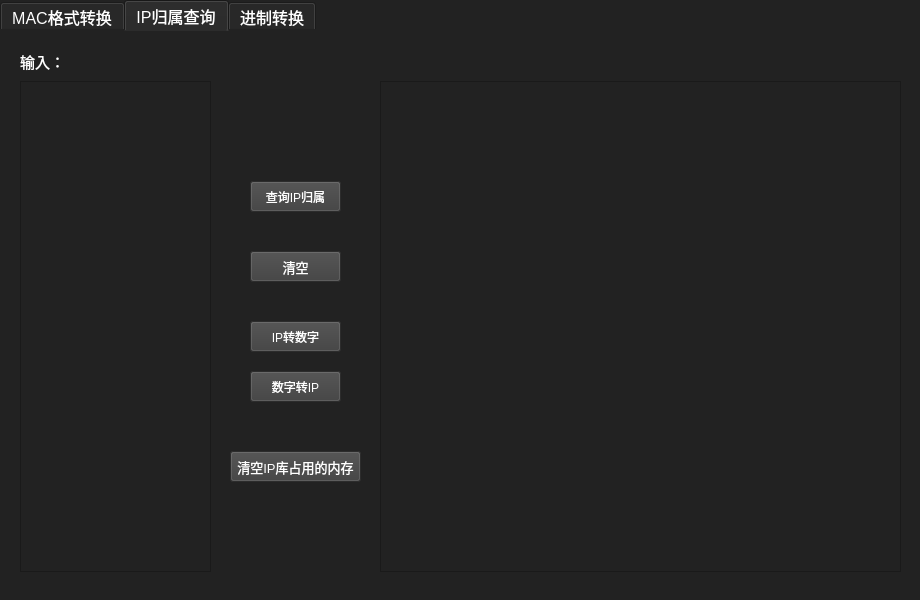
<?xml version="1.0" encoding="UTF-8"?>
<ui version="4.0">
 <class>net_tool</class>
 <widget class="QMainWindow" name="net_tool">
  <property name="geometry">
   <rect>
    <x>0</x>
    <y>0</y>
    <width>920</width>
    <height>600</height>
   </rect>
  </property>
  <property name="minimumSize">
   <size>
    <width>920</width>
    <height>600</height>
   </size>
  </property>
  <property name="maximumSize">
   <size>
    <width>921</width>
    <height>600</height>
   </size>
  </property>
  <property name="windowTitle">
   <string extracomment="by str130">MAC格式转换 v1.06</string>
  </property>
  <property name="styleSheet">
   <string notr="true">background-color: rgb(34, 34, 34);
color: rgb(255, 255, 255);</string>
  </property>
  <widget class="QWidget" name="centralwidget">
   <widget class="QTabWidget" name="tab_select">
    <property name="enabled">
     <bool>true</bool>
    </property>
    <property name="geometry">
     <rect>
      <x>0</x>
      <y>0</y>
      <width>920</width>
      <height>600</height>
     </rect>
    </property>
    <property name="palette">
     <palette>
      <active>
       <colorrole role="WindowText">
        <brush brushstyle="SolidPattern">
         <color alpha="255">
          <red>255</red>
          <green>255</green>
          <blue>255</blue>
         </color>
        </brush>
       </colorrole>
       <colorrole role="Button">
        <brush brushstyle="SolidPattern">
         <color alpha="255">
          <red>34</red>
          <green>34</green>
          <blue>34</blue>
         </color>
        </brush>
       </colorrole>
       <colorrole role="Text">
        <brush brushstyle="SolidPattern">
         <color alpha="255">
          <red>255</red>
          <green>255</green>
          <blue>255</blue>
         </color>
        </brush>
       </colorrole>
       <colorrole role="ButtonText">
        <brush brushstyle="SolidPattern">
         <color alpha="255">
          <red>255</red>
          <green>255</green>
          <blue>255</blue>
         </color>
        </brush>
       </colorrole>
       <colorrole role="Base">
        <brush brushstyle="SolidPattern">
         <color alpha="255">
          <red>34</red>
          <green>34</green>
          <blue>34</blue>
         </color>
        </brush>
       </colorrole>
       <colorrole role="Window">
        <brush brushstyle="SolidPattern">
         <color alpha="255">
          <red>34</red>
          <green>34</green>
          <blue>34</blue>
         </color>
        </brush>
       </colorrole>
       <colorrole role="PlaceholderText">
        <brush brushstyle="SolidPattern">
         <color alpha="255">
          <red>255</red>
          <green>255</green>
          <blue>255</blue>
         </color>
        </brush>
       </colorrole>
      </active>
      <inactive>
       <colorrole role="WindowText">
        <brush brushstyle="SolidPattern">
         <color alpha="255">
          <red>255</red>
          <green>255</green>
          <blue>255</blue>
         </color>
        </brush>
       </colorrole>
       <colorrole role="Button">
        <brush brushstyle="SolidPattern">
         <color alpha="255">
          <red>34</red>
          <green>34</green>
          <blue>34</blue>
         </color>
        </brush>
       </colorrole>
       <colorrole role="Text">
        <brush brushstyle="SolidPattern">
         <color alpha="255">
          <red>255</red>
          <green>255</green>
          <blue>255</blue>
         </color>
        </brush>
       </colorrole>
       <colorrole role="ButtonText">
        <brush brushstyle="SolidPattern">
         <color alpha="255">
          <red>255</red>
          <green>255</green>
          <blue>255</blue>
         </color>
        </brush>
       </colorrole>
       <colorrole role="Base">
        <brush brushstyle="SolidPattern">
         <color alpha="255">
          <red>34</red>
          <green>34</green>
          <blue>34</blue>
         </color>
        </brush>
       </colorrole>
       <colorrole role="Window">
        <brush brushstyle="SolidPattern">
         <color alpha="255">
          <red>34</red>
          <green>34</green>
          <blue>34</blue>
         </color>
        </brush>
       </colorrole>
       <colorrole role="PlaceholderText">
        <brush brushstyle="SolidPattern">
         <color alpha="255">
          <red>255</red>
          <green>255</green>
          <blue>255</blue>
         </color>
        </brush>
       </colorrole>
      </inactive>
      <disabled>
       <colorrole role="WindowText">
        <brush brushstyle="SolidPattern">
         <color alpha="255">
          <red>255</red>
          <green>255</green>
          <blue>255</blue>
         </color>
        </brush>
       </colorrole>
       <colorrole role="Button">
        <brush brushstyle="SolidPattern">
         <color alpha="255">
          <red>34</red>
          <green>34</green>
          <blue>34</blue>
         </color>
        </brush>
       </colorrole>
       <colorrole role="Text">
        <brush brushstyle="SolidPattern">
         <color alpha="255">
          <red>255</red>
          <green>255</green>
          <blue>255</blue>
         </color>
        </brush>
       </colorrole>
       <colorrole role="ButtonText">
        <brush brushstyle="SolidPattern">
         <color alpha="255">
          <red>255</red>
          <green>255</green>
          <blue>255</blue>
         </color>
        </brush>
       </colorrole>
       <colorrole role="Base">
        <brush brushstyle="SolidPattern">
         <color alpha="255">
          <red>34</red>
          <green>34</green>
          <blue>34</blue>
         </color>
        </brush>
       </colorrole>
       <colorrole role="Window">
        <brush brushstyle="SolidPattern">
         <color alpha="255">
          <red>34</red>
          <green>34</green>
          <blue>34</blue>
         </color>
        </brush>
       </colorrole>
       <colorrole role="PlaceholderText">
        <brush brushstyle="SolidPattern">
         <color alpha="255">
          <red>255</red>
          <green>255</green>
          <blue>255</blue>
         </color>
        </brush>
       </colorrole>
      </disabled>
     </palette>
    </property>
    <property name="font">
     <font>
      <family>Microsoft YaHei UI</family>
      <pointsize>12</pointsize>
      <bold>false</bold>
     </font>
    </property>
    <property name="styleSheet">
     <string notr="true">border-top-color: rgb(34, 34, 34);</string>
    </property>
    <property name="currentIndex">
     <number>1</number>
    </property>
    <property name="movable">
     <bool>false</bool>
    </property>
    <widget class="QWidget" name="net_tool_tab">
     <property name="styleSheet">
      <string notr="true"/>
     </property>
     <attribute name="title">
      <string>MAC格式转换</string>
     </attribute>
     <widget class="QPlainTextEdit" name="txtitpt">
      <property name="geometry">
       <rect>
        <x>20</x>
        <y>50</y>
        <width>191</width>
        <height>491</height>
       </rect>
      </property>
      <property name="sizePolicy">
       <sizepolicy hsizetype="Expanding" vsizetype="Expanding">
        <horstretch>0</horstretch>
        <verstretch>0</verstretch>
       </sizepolicy>
      </property>
      <property name="maximumSize">
       <size>
        <width>250</width>
        <height>16777215</height>
       </size>
      </property>
      <property name="font">
       <font>
        <family>Cascadia Code</family>
        <pointsize>9</pointsize>
        <italic>false</italic>
        <bold>false</bold>
        <kerning>true</kerning>
       </font>
      </property>
      <property name="cursor" stdset="0">
       <cursorShape>ArrowCursor</cursorShape>
      </property>
      <property name="toolTip">
       <string>&lt;html&gt;&lt;head/&gt;&lt;body&gt;&lt;p&gt;test&lt;/p&gt;&lt;/body&gt;&lt;/html&gt;</string>
      </property>
      <property name="whatsThis">
       <string>&lt;html&gt;&lt;head/&gt;&lt;body&gt;&lt;p&gt;test&lt;/p&gt;&lt;/body&gt;&lt;/html&gt;</string>
      </property>
      <property name="styleSheet">
       <string notr="true"/>
      </property>
      <property name="locale">
       <locale language="English" country="UnitedStates"/>
      </property>
      <property name="plainText">
       <string/>
      </property>
      <property name="textInteractionFlags">
       <set>Qt::TextEditorInteraction</set>
      </property>
     </widget>
     <widget class="QLabel" name="label_4">
      <property name="geometry">
       <rect>
        <x>270</x>
        <y>300</y>
        <width>91</width>
        <height>21</height>
       </rect>
      </property>
      <property name="font">
       <font>
        <family>Microsoft YaHei UI Light</family>
        <pointsize>11</pointsize>
        <italic>false</italic>
        <bold>false</bold>
       </font>
      </property>
      <property name="cursor">
       <cursorShape>ArrowCursor</cursorShape>
      </property>
      <property name="text">
       <string>选择格式：</string>
      </property>
     </widget>
     <widget class="QPushButton" name="clean">
      <property name="geometry">
       <rect>
        <x>270</x>
        <y>80</y>
        <width>111</width>
        <height>31</height>
       </rect>
      </property>
      <property name="font">
       <font>
        <family>Microsoft YaHei UI Light</family>
        <pointsize>11</pointsize>
        <italic>false</italic>
        <bold>false</bold>
       </font>
      </property>
      <property name="cursor">
       <cursorShape>ArrowCursor</cursorShape>
      </property>
      <property name="styleSheet">
       <string notr="true">background-color: rgb(61, 61, 61);</string>
      </property>
      <property name="text">
       <string>清空</string>
      </property>
     </widget>
     <widget class="QPushButton" name="print_Upper">
      <property name="geometry">
       <rect>
        <x>270</x>
        <y>190</y>
        <width>111</width>
        <height>31</height>
       </rect>
      </property>
      <property name="font">
       <font>
        <family>Microsoft YaHei UI Light</family>
        <pointsize>11</pointsize>
        <italic>false</italic>
        <bold>false</bold>
       </font>
      </property>
      <property name="cursor">
       <cursorShape>ArrowCursor</cursorShape>
      </property>
      <property name="styleSheet">
       <string notr="true">background-color: rgb(61, 61, 61);</string>
      </property>
      <property name="text">
       <string>大写</string>
      </property>
     </widget>
     <widget class="QLabel" name="label_3">
      <property name="geometry">
       <rect>
        <x>270</x>
        <y>160</y>
        <width>91</width>
        <height>20</height>
       </rect>
      </property>
      <property name="font">
       <font>
        <family>Microsoft YaHei UI Light</family>
        <pointsize>11</pointsize>
        <italic>false</italic>
        <bold>false</bold>
       </font>
      </property>
      <property name="cursor">
       <cursorShape>ArrowCursor</cursorShape>
      </property>
      <property name="text">
       <string>选择大小写：</string>
      </property>
     </widget>
     <widget class="QTextBrowser" name="txtotpt">
      <property name="enabled">
       <bool>true</bool>
      </property>
      <property name="geometry">
       <rect>
        <x>489</x>
        <y>50</y>
        <width>411</width>
        <height>491</height>
       </rect>
      </property>
      <property name="font">
       <font>
        <family>Cascadia Code</family>
        <pointsize>9</pointsize>
        <italic>false</italic>
        <bold>false</bold>
       </font>
      </property>
      <property name="cursor" stdset="0">
       <cursorShape>ArrowCursor</cursorShape>
      </property>
      <property name="locale">
       <locale language="English" country="UnitedStates"/>
      </property>
      <property name="lineWrapMode">
       <enum>QTextEdit::NoWrap</enum>
      </property>
     </widget>
     <widget class="QLabel" name="label_2">
      <property name="geometry">
       <rect>
        <x>250</x>
        <y>-30</y>
        <width>91</width>
        <height>21</height>
       </rect>
      </property>
      <property name="font">
       <font>
        <family>Microsoft YaHei UI Light</family>
        <pointsize>11</pointsize>
        <italic>false</italic>
        <bold>false</bold>
       </font>
      </property>
      <property name="cursor">
       <cursorShape>ArrowCursor</cursorShape>
      </property>
      <property name="text">
       <string>输出：</string>
      </property>
     </widget>
     <widget class="QPushButton" name="mode3">
      <property name="geometry">
       <rect>
        <x>270</x>
        <y>430</y>
        <width>151</width>
        <height>31</height>
       </rect>
      </property>
      <property name="font">
       <font>
        <family>Cascadia Code</family>
        <pointsize>10</pointsize>
        <italic>false</italic>
        <bold>false</bold>
       </font>
      </property>
      <property name="cursor">
       <cursorShape>ArrowCursor</cursorShape>
      </property>
      <property name="styleSheet">
       <string notr="true">background-color: rgb(61, 61, 61);</string>
      </property>
      <property name="text">
       <string>00:00:00:00:00:00</string>
      </property>
     </widget>
     <widget class="QPushButton" name="mode4">
      <property name="enabled">
       <bool>true</bool>
      </property>
      <property name="geometry">
       <rect>
        <x>390</x>
        <y>500</y>
        <width>91</width>
        <height>31</height>
       </rect>
      </property>
      <property name="font">
       <font>
        <family>Microsoft YaHei UI Light</family>
        <pointsize>11</pointsize>
        <italic>false</italic>
        <bold>false</bold>
       </font>
      </property>
      <property name="cursor">
       <cursorShape>ArrowCursor</cursorShape>
      </property>
      <property name="styleSheet">
       <string notr="true">background-color: rgb(61, 61, 61);</string>
      </property>
      <property name="text">
       <string>自定义转换</string>
      </property>
     </widget>
     <widget class="QCheckBox" name="Vendor_id">
      <property name="geometry">
       <rect>
        <x>390</x>
        <y>250</y>
        <width>81</width>
        <height>21</height>
       </rect>
      </property>
      <property name="font">
       <font>
        <family>Microsoft YaHei UI Light</family>
        <pointsize>11</pointsize>
        <italic>false</italic>
        <bold>false</bold>
       </font>
      </property>
      <property name="cursor">
       <cursorShape>ArrowCursor</cursorShape>
      </property>
      <property name="styleSheet">
       <string notr="true"/>
      </property>
      <property name="text">
       <string>标识厂商</string>
      </property>
     </widget>
     <widget class="QPushButton" name="mode1">
      <property name="geometry">
       <rect>
        <x>270</x>
        <y>330</y>
        <width>151</width>
        <height>31</height>
       </rect>
      </property>
      <property name="sizePolicy">
       <sizepolicy hsizetype="Minimum" vsizetype="Minimum">
        <horstretch>0</horstretch>
        <verstretch>0</verstretch>
       </sizepolicy>
      </property>
      <property name="font">
       <font>
        <family>Cascadia Code</family>
        <pointsize>10</pointsize>
        <italic>false</italic>
        <bold>false</bold>
       </font>
      </property>
      <property name="cursor">
       <cursorShape>ArrowCursor</cursorShape>
      </property>
      <property name="styleSheet">
       <string notr="true">background-color: rgb(61, 61, 61);</string>
      </property>
      <property name="text">
       <string>000000000000</string>
      </property>
     </widget>
     <widget class="QPushButton" name="mode2">
      <property name="geometry">
       <rect>
        <x>270</x>
        <y>380</y>
        <width>151</width>
        <height>31</height>
       </rect>
      </property>
      <property name="font">
       <font>
        <family>Cascadia Code</family>
        <pointsize>10</pointsize>
        <italic>false</italic>
        <bold>false</bold>
       </font>
      </property>
      <property name="cursor">
       <cursorShape>ArrowCursor</cursorShape>
      </property>
      <property name="styleSheet">
       <string notr="true">background-color: rgb(61, 61, 61);</string>
      </property>
      <property name="text">
       <string>0000.0000.0000</string>
      </property>
     </widget>
     <widget class="QPushButton" name="print_Lower">
      <property name="geometry">
       <rect>
        <x>270</x>
        <y>240</y>
        <width>111</width>
        <height>31</height>
       </rect>
      </property>
      <property name="font">
       <font>
        <family>Microsoft YaHei UI Light</family>
        <pointsize>11</pointsize>
        <italic>false</italic>
        <bold>false</bold>
       </font>
      </property>
      <property name="cursor">
       <cursorShape>ArrowCursor</cursorShape>
      </property>
      <property name="styleSheet">
       <string notr="true">background-color: rgb(61, 61, 61);</string>
      </property>
      <property name="text">
       <string>小写</string>
      </property>
     </widget>
     <widget class="QLabel" name="label">
      <property name="geometry">
       <rect>
        <x>20</x>
        <y>20</y>
        <width>91</width>
        <height>21</height>
       </rect>
      </property>
      <property name="font">
       <font>
        <family>Microsoft YaHei UI Light</family>
        <pointsize>11</pointsize>
        <italic>false</italic>
        <bold>false</bold>
       </font>
      </property>
      <property name="cursor">
       <cursorShape>ArrowCursor</cursorShape>
      </property>
      <property name="text">
       <string>输入：</string>
      </property>
     </widget>
     <widget class="QSpinBox" name="spli_num_box">
      <property name="geometry">
       <rect>
        <x>240</x>
        <y>500</y>
        <width>51</width>
        <height>31</height>
       </rect>
      </property>
      <property name="focusPolicy">
       <enum>Qt::WheelFocus</enum>
      </property>
      <property name="alignment">
       <set>Qt::AlignCenter</set>
      </property>
      <property name="minimum">
       <number>2</number>
      </property>
      <property name="maximum">
       <number>4</number>
      </property>
      <property name="value">
       <number>2</number>
      </property>
     </widget>
     <widget class="QLabel" name="label_10">
      <property name="geometry">
       <rect>
        <x>320</x>
        <y>480</y>
        <width>61</width>
        <height>20</height>
       </rect>
      </property>
      <property name="font">
       <font>
        <family>Microsoft YaHei UI Light</family>
        <pointsize>11</pointsize>
        <italic>false</italic>
        <bold>false</bold>
       </font>
      </property>
      <property name="cursor">
       <cursorShape>ArrowCursor</cursorShape>
      </property>
      <property name="text">
       <string>分隔符：</string>
      </property>
     </widget>
     <widget class="QLabel" name="label_11">
      <property name="geometry">
       <rect>
        <x>240</x>
        <y>480</y>
        <width>71</width>
        <height>20</height>
       </rect>
      </property>
      <property name="font">
       <font>
        <family>Microsoft YaHei UI Light</family>
        <pointsize>11</pointsize>
        <italic>false</italic>
        <bold>false</bold>
       </font>
      </property>
      <property name="cursor">
       <cursorShape>ArrowCursor</cursorShape>
      </property>
      <property name="text">
       <string>分隔位置：</string>
      </property>
     </widget>
     <widget class="QLineEdit" name="spli_char_box">
      <property name="geometry">
       <rect>
        <x>320</x>
        <y>500</y>
        <width>51</width>
        <height>31</height>
       </rect>
      </property>
      <property name="maxLength">
       <number>1</number>
      </property>
      <property name="echoMode">
       <enum>QLineEdit::Normal</enum>
      </property>
      <property name="alignment">
       <set>Qt::AlignCenter</set>
      </property>
     </widget>
    </widget>
    <widget class="QWidget" name="IP_Source">
     <attribute name="title">
      <string>IP归属查询</string>
     </attribute>
     <widget class="QPlainTextEdit" name="ip_Input">
      <property name="geometry">
       <rect>
        <x>20</x>
        <y>50</y>
        <width>191</width>
        <height>491</height>
       </rect>
      </property>
     </widget>
     <widget class="QTextBrowser" name="ip_Output">
      <property name="geometry">
       <rect>
        <x>380</x>
        <y>50</y>
        <width>521</width>
        <height>491</height>
       </rect>
      </property>
     </widget>
     <widget class="QPushButton" name="ip_Search">
      <property name="geometry">
       <rect>
        <x>250</x>
        <y>150</y>
        <width>91</width>
        <height>31</height>
       </rect>
      </property>
      <property name="font">
       <font>
        <family>Microsoft YaHei UI</family>
       </font>
      </property>
      <property name="styleSheet">
       <string notr="true">background-color: rgb(61, 61, 61);</string>
      </property>
      <property name="text">
       <string>查询IP归属</string>
      </property>
     </widget>
     <widget class="QPushButton" name="clear_ip_memory">
      <property name="geometry">
       <rect>
        <x>230</x>
        <y>420</y>
        <width>131</width>
        <height>31</height>
       </rect>
      </property>
      <property name="font">
       <font>
        <family>Microsoft YaHei UI</family>
        <pointsize>10</pointsize>
       </font>
      </property>
      <property name="styleSheet">
       <string notr="true">background-color: rgb(61, 61, 61);</string>
      </property>
      <property name="text">
       <string>清空IP库占用的内存</string>
      </property>
     </widget>
     <widget class="QPushButton" name="clear_ip_source">
      <property name="geometry">
       <rect>
        <x>250</x>
        <y>220</y>
        <width>91</width>
        <height>31</height>
       </rect>
      </property>
      <property name="font">
       <font>
        <family>Microsoft YaHei UI</family>
        <pointsize>10</pointsize>
       </font>
      </property>
      <property name="styleSheet">
       <string notr="true">background-color: rgb(61, 61, 61);</string>
      </property>
      <property name="text">
       <string>清空</string>
      </property>
     </widget>
     <widget class="QPushButton" name="IPtoint">
      <property name="geometry">
       <rect>
        <x>250</x>
        <y>290</y>
        <width>91</width>
        <height>31</height>
       </rect>
      </property>
      <property name="font">
       <font>
        <family>Microsoft YaHei UI</family>
       </font>
      </property>
      <property name="styleSheet">
       <string notr="true">background-color: rgb(61, 61, 61);</string>
      </property>
      <property name="text">
       <string>IP转数字</string>
      </property>
     </widget>
     <widget class="QPushButton" name="inttoIP">
      <property name="geometry">
       <rect>
        <x>250</x>
        <y>340</y>
        <width>91</width>
        <height>31</height>
       </rect>
      </property>
      <property name="font">
       <font>
        <family>Microsoft YaHei UI</family>
       </font>
      </property>
      <property name="styleSheet">
       <string notr="true">background-color: rgb(61, 61, 61);</string>
      </property>
      <property name="text">
       <string>数字转IP</string>
      </property>
     </widget>
     <widget class="QLabel" name="label_5">
      <property name="geometry">
       <rect>
        <x>20</x>
        <y>20</y>
        <width>91</width>
        <height>21</height>
       </rect>
      </property>
      <property name="font">
       <font>
        <family>Microsoft YaHei UI Light</family>
        <pointsize>11</pointsize>
        <italic>false</italic>
        <bold>false</bold>
       </font>
      </property>
      <property name="cursor">
       <cursorShape>ArrowCursor</cursorShape>
      </property>
      <property name="text">
       <string>输入：</string>
      </property>
     </widget>
    </widget>
    <widget class="QWidget" name="base_conversion">
     <property name="styleSheet">
      <string notr="true">font: 12pt &quot;Cascadia Code&quot;;</string>
     </property>
     <attribute name="title">
      <string>进制转换</string>
     </attribute>
     <widget class="QLabel" name="label_6">
      <property name="geometry">
       <rect>
        <x>40</x>
        <y>60</y>
        <width>91</width>
        <height>21</height>
       </rect>
      </property>
      <property name="font">
       <font>
        <family>Cascadia Code</family>
        <pointsize>12</pointsize>
        <italic>false</italic>
        <bold>false</bold>
       </font>
      </property>
      <property name="cursor">
       <cursorShape>ArrowCursor</cursorShape>
      </property>
      <property name="text">
       <string>2进制:</string>
      </property>
     </widget>
     <widget class="QLineEdit" name="conver22">
      <property name="geometry">
       <rect>
        <x>40</x>
        <y>90</y>
        <width>811</width>
        <height>41</height>
       </rect>
      </property>
     </widget>
     <widget class="QLineEdit" name="conver28">
      <property name="geometry">
       <rect>
        <x>40</x>
        <y>190</y>
        <width>811</width>
        <height>41</height>
       </rect>
      </property>
     </widget>
     <widget class="QLabel" name="label_7">
      <property name="geometry">
       <rect>
        <x>40</x>
        <y>160</y>
        <width>91</width>
        <height>21</height>
       </rect>
      </property>
      <property name="font">
       <font>
        <family>Cascadia Code</family>
        <pointsize>12</pointsize>
        <italic>false</italic>
        <bold>false</bold>
       </font>
      </property>
      <property name="cursor">
       <cursorShape>ArrowCursor</cursorShape>
      </property>
      <property name="text">
       <string>8进制:</string>
      </property>
     </widget>
     <widget class="QLineEdit" name="conver210">
      <property name="geometry">
       <rect>
        <x>40</x>
        <y>310</y>
        <width>811</width>
        <height>41</height>
       </rect>
      </property>
     </widget>
     <widget class="QLabel" name="label_8">
      <property name="geometry">
       <rect>
        <x>40</x>
        <y>280</y>
        <width>91</width>
        <height>21</height>
       </rect>
      </property>
      <property name="font">
       <font>
        <family>Cascadia Code</family>
        <pointsize>12</pointsize>
        <italic>false</italic>
        <bold>false</bold>
       </font>
      </property>
      <property name="cursor">
       <cursorShape>ArrowCursor</cursorShape>
      </property>
      <property name="text">
       <string>10进制:</string>
      </property>
     </widget>
     <widget class="QLineEdit" name="conver216">
      <property name="geometry">
       <rect>
        <x>40</x>
        <y>430</y>
        <width>811</width>
        <height>41</height>
       </rect>
      </property>
     </widget>
     <widget class="QLabel" name="label_9">
      <property name="geometry">
       <rect>
        <x>40</x>
        <y>400</y>
        <width>91</width>
        <height>21</height>
       </rect>
      </property>
      <property name="font">
       <font>
        <family>Cascadia Code</family>
        <pointsize>12</pointsize>
        <italic>false</italic>
        <bold>false</bold>
       </font>
      </property>
      <property name="cursor">
       <cursorShape>ArrowCursor</cursorShape>
      </property>
      <property name="text">
       <string>16进制:</string>
      </property>
     </widget>
    </widget>
   </widget>
  </widget>
 </widget>
 <tabstops>
  <tabstop>txtitpt</tabstop>
  <tabstop>txtotpt</tabstop>
  <tabstop>clean</tabstop>
  <tabstop>print_Upper</tabstop>
  <tabstop>Vendor_id</tabstop>
  <tabstop>print_Lower</tabstop>
  <tabstop>mode1</tabstop>
  <tabstop>mode2</tabstop>
  <tabstop>mode4</tabstop>
  <tabstop>mode3</tabstop>
 </tabstops>
 <resources/>
 <connections/>
</ui>
